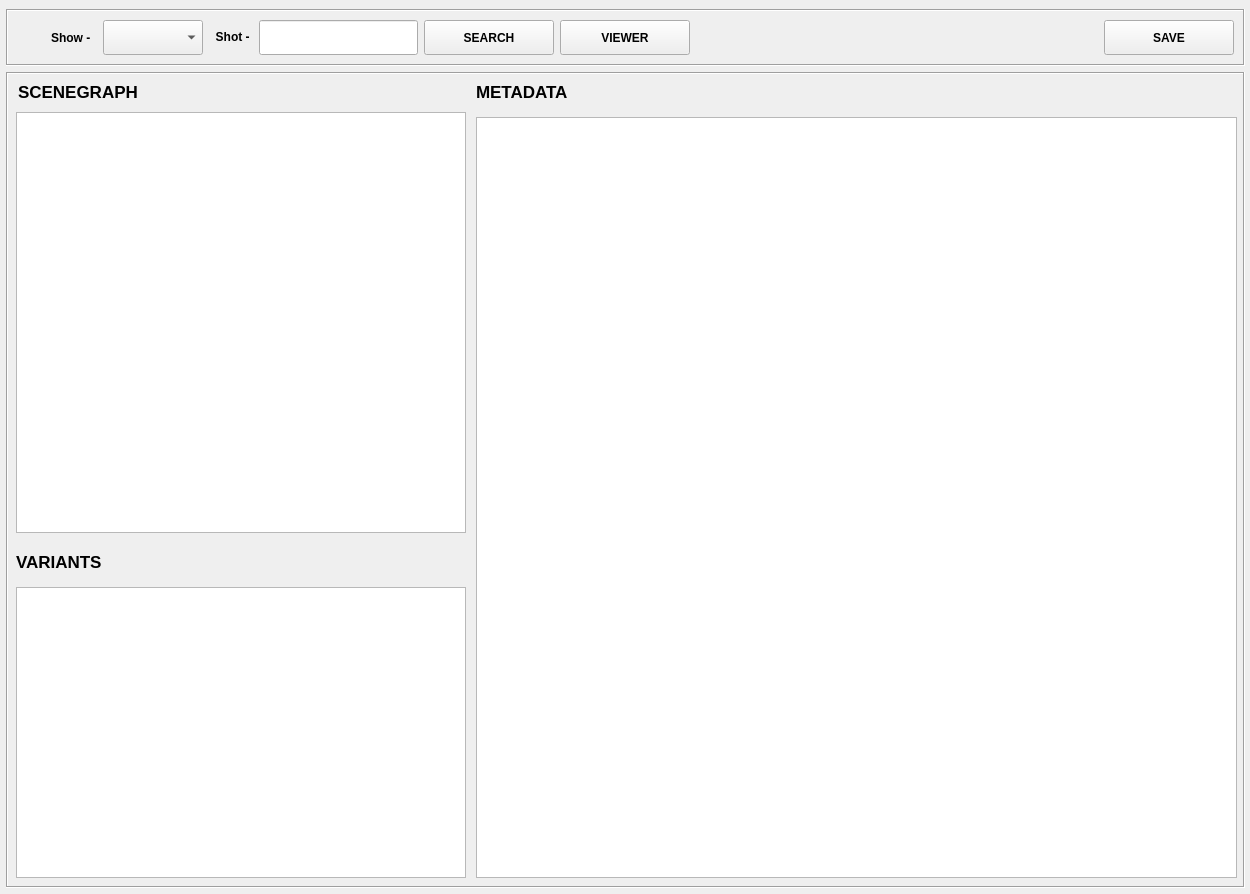
<?xml version="1.0" encoding="UTF-8"?>
<ui version="4.0">
 <class>Form</class>
 <widget class="QMainWindow" name="Form">
  <property name="geometry">
   <rect>
    <x>0</x>
    <y>0</y>
    <width>1250</width>
    <height>894</height>
   </rect>
  </property>
  <property name="windowTitle">
   <string>MainWindow</string>
  </property>
  <widget class="QWidget" name="centralwidget">
   <widget class="QFrame" name="frame_2">
    <property name="geometry">
     <rect>
      <x>6</x>
      <y>9</y>
      <width>1239</width>
      <height>57</height>
     </rect>
    </property>
    <property name="sizePolicy">
     <sizepolicy hsizetype="Preferred" vsizetype="Fixed">
      <horstretch>0</horstretch>
      <verstretch>0</verstretch>
     </sizepolicy>
    </property>
    <property name="frameShape">
     <enum>QFrame::Box</enum>
    </property>
    <property name="frameShadow">
     <enum>QFrame::Sunken</enum>
    </property>
    <layout class="QVBoxLayout" name="verticalLayout_9">
     <item>
      <layout class="QHBoxLayout" name="layout_8">
       <item>
        <widget class="QLabel" name="show_label">
         <property name="minimumSize">
          <size>
           <width>80</width>
           <height>35</height>
          </size>
         </property>
         <property name="maximumSize">
          <size>
           <width>80</width>
           <height>35</height>
          </size>
         </property>
         <property name="font">
          <font>
           <weight>75</weight>
           <bold>true</bold>
          </font>
         </property>
         <property name="text">
          <string>Show -  </string>
         </property>
         <property name="alignment">
          <set>Qt::AlignRight|Qt::AlignTrailing|Qt::AlignVCenter</set>
         </property>
        </widget>
       </item>
       <item>
        <widget class="QComboBox" name="show_comboBox">
         <property name="minimumSize">
          <size>
           <width>100</width>
           <height>35</height>
          </size>
         </property>
         <property name="maximumSize">
          <size>
           <width>16777215</width>
           <height>35</height>
          </size>
         </property>
         <property name="font">
          <font>
           <weight>75</weight>
           <bold>true</bold>
          </font>
         </property>
         <property name="mouseTracking">
          <bool>true</bool>
         </property>
         <property name="focusPolicy">
          <enum>Qt::NoFocus</enum>
         </property>
        </widget>
       </item>
       <item>
        <widget class="QLabel" name="shot_label">
         <property name="minimumSize">
          <size>
           <width>0</width>
           <height>30</height>
          </size>
         </property>
         <property name="maximumSize">
          <size>
           <width>80</width>
           <height>30</height>
          </size>
         </property>
         <property name="font">
          <font>
           <weight>75</weight>
           <bold>true</bold>
          </font>
         </property>
         <property name="text">
          <string>  Shot - </string>
         </property>
         <property name="alignment">
          <set>Qt::AlignRight|Qt::AlignTrailing|Qt::AlignVCenter</set>
         </property>
        </widget>
       </item>
       <item>
        <widget class="QLineEdit" name="shot_lineEdit">
         <property name="sizePolicy">
          <sizepolicy hsizetype="Fixed" vsizetype="Fixed">
           <horstretch>0</horstretch>
           <verstretch>0</verstretch>
          </sizepolicy>
         </property>
         <property name="minimumSize">
          <size>
           <width>100</width>
           <height>35</height>
          </size>
         </property>
         <property name="font">
          <font>
           <pointsize>12</pointsize>
           <weight>75</weight>
           <bold>true</bold>
          </font>
         </property>
        </widget>
       </item>
       <item>
        <widget class="QPushButton" name="search_pushButton">
         <property name="minimumSize">
          <size>
           <width>130</width>
           <height>35</height>
          </size>
         </property>
         <property name="font">
          <font>
           <weight>75</weight>
           <bold>true</bold>
          </font>
         </property>
         <property name="text">
          <string>SEARCH</string>
         </property>
        </widget>
       </item>
       <item>
        <widget class="QPushButton" name="usdviewer_pushButton">
         <property name="minimumSize">
          <size>
           <width>130</width>
           <height>35</height>
          </size>
         </property>
         <property name="font">
          <font>
           <weight>75</weight>
           <bold>true</bold>
          </font>
         </property>
         <property name="text">
          <string>VIEWER</string>
         </property>
        </widget>
       </item>
       <item>
        <spacer name="scpacer_2">
         <property name="orientation">
          <enum>Qt::Horizontal</enum>
         </property>
         <property name="sizeHint" stdset="0">
          <size>
           <width>40</width>
           <height>20</height>
          </size>
         </property>
        </spacer>
       </item>
       <item>
        <widget class="QPushButton" name="save_pushButton">
         <property name="minimumSize">
          <size>
           <width>130</width>
           <height>35</height>
          </size>
         </property>
         <property name="font">
          <font>
           <weight>75</weight>
           <bold>true</bold>
          </font>
         </property>
         <property name="text">
          <string>SAVE</string>
         </property>
        </widget>
       </item>
      </layout>
     </item>
    </layout>
   </widget>
   <widget class="QFrame" name="frame">
    <property name="geometry">
     <rect>
      <x>6</x>
      <y>72</y>
      <width>1239</width>
      <height>816</height>
     </rect>
    </property>
    <property name="sizePolicy">
     <sizepolicy hsizetype="Preferred" vsizetype="Expanding">
      <horstretch>0</horstretch>
      <verstretch>0</verstretch>
     </sizepolicy>
    </property>
    <property name="minimumSize">
     <size>
      <width>0</width>
      <height>0</height>
     </size>
    </property>
    <property name="frameShape">
     <enum>QFrame::Box</enum>
    </property>
    <property name="frameShadow">
     <enum>QFrame::Sunken</enum>
    </property>
    <widget class="QTreeWidget" name="sceneGraph_treeWidget">
     <property name="geometry">
      <rect>
       <x>10</x>
       <y>40</y>
       <width>450</width>
       <height>421</height>
      </rect>
     </property>
     <property name="sizePolicy">
      <sizepolicy hsizetype="Expanding" vsizetype="Maximum">
       <horstretch>0</horstretch>
       <verstretch>0</verstretch>
      </sizepolicy>
     </property>
     <property name="minimumSize">
      <size>
       <width>450</width>
       <height>400</height>
      </size>
     </property>
     <property name="rootIsDecorated">
      <bool>true</bool>
     </property>
     <property name="headerHidden">
      <bool>true</bool>
     </property>
     <column>
      <property name="text">
       <string notr="true">1</string>
      </property>
     </column>
    </widget>
    <widget class="QLabel" name="variants_label">
     <property name="geometry">
      <rect>
       <x>10</x>
       <y>477</y>
       <width>180</width>
       <height>25</height>
      </rect>
     </property>
     <property name="maximumSize">
      <size>
       <width>180</width>
       <height>25</height>
      </size>
     </property>
     <property name="font">
      <font>
       <family>Cantarell</family>
       <pointsize>13</pointsize>
       <weight>75</weight>
       <bold>true</bold>
      </font>
     </property>
     <property name="text">
      <string>VARIANTS</string>
     </property>
    </widget>
    <widget class="QTreeWidget" name="variant_treeWidget">
     <property name="geometry">
      <rect>
       <x>10</x>
       <y>515</y>
       <width>450</width>
       <height>291</height>
      </rect>
     </property>
     <property name="sizePolicy">
      <sizepolicy hsizetype="Expanding" vsizetype="Fixed">
       <horstretch>0</horstretch>
       <verstretch>0</verstretch>
      </sizepolicy>
     </property>
     <property name="minimumSize">
      <size>
       <width>450</width>
       <height>0</height>
      </size>
     </property>
     <property name="selectionMode">
      <enum>QAbstractItemView::NoSelection</enum>
     </property>
     <property name="rootIsDecorated">
      <bool>true</bool>
     </property>
     <property name="headerHidden">
      <bool>true</bool>
     </property>
     <column>
      <property name="text">
       <string notr="true">1</string>
      </property>
     </column>
    </widget>
    <widget class="QLabel" name="metadata_label_3">
     <property name="geometry">
      <rect>
       <x>470</x>
       <y>10</y>
       <width>180</width>
       <height>20</height>
      </rect>
     </property>
     <property name="maximumSize">
      <size>
       <width>180</width>
       <height>25</height>
      </size>
     </property>
     <property name="font">
      <font>
       <family>Cantarell</family>
       <pointsize>13</pointsize>
       <weight>75</weight>
       <bold>true</bold>
      </font>
     </property>
     <property name="text">
      <string>METADATA</string>
     </property>
    </widget>
    <widget class="QTreeWidget" name="metadata_treeWidget">
     <property name="geometry">
      <rect>
       <x>470</x>
       <y>45</y>
       <width>761</width>
       <height>761</height>
      </rect>
     </property>
     <property name="sizePolicy">
      <sizepolicy hsizetype="Expanding" vsizetype="Expanding">
       <horstretch>0</horstretch>
       <verstretch>0</verstretch>
      </sizepolicy>
     </property>
     <property name="minimumSize">
      <size>
       <width>450</width>
       <height>450</height>
      </size>
     </property>
     <property name="verticalScrollBarPolicy">
      <enum>Qt::ScrollBarAsNeeded</enum>
     </property>
     <property name="horizontalScrollBarPolicy">
      <enum>Qt::ScrollBarAlwaysOff</enum>
     </property>
     <property name="autoScroll">
      <bool>false</bool>
     </property>
     <property name="selectionMode">
      <enum>QAbstractItemView::NoSelection</enum>
     </property>
     <property name="rootIsDecorated">
      <bool>true</bool>
     </property>
     <property name="headerHidden">
      <bool>true</bool>
     </property>
     <property name="columnCount">
      <number>2</number>
     </property>
     <column>
      <property name="text">
       <string notr="true">1</string>
      </property>
     </column>
     <column>
      <property name="text">
       <string notr="true">2</string>
      </property>
     </column>
    </widget>
    <widget class="QLabel" name="sceneGraph_label">
     <property name="geometry">
      <rect>
       <x>12</x>
       <y>10</y>
       <width>121</width>
       <height>20</height>
      </rect>
     </property>
     <property name="sizePolicy">
      <sizepolicy hsizetype="Preferred" vsizetype="Fixed">
       <horstretch>0</horstretch>
       <verstretch>0</verstretch>
      </sizepolicy>
     </property>
     <property name="maximumSize">
      <size>
       <width>180</width>
       <height>25</height>
      </size>
     </property>
     <property name="font">
      <font>
       <family>Cantarell</family>
       <pointsize>13</pointsize>
       <weight>75</weight>
       <bold>true</bold>
      </font>
     </property>
     <property name="text">
      <string>SCENEGRAPH</string>
     </property>
    </widget>
   </widget>
  </widget>
 </widget>
 <resources/>
 <connections/>
</ui>
